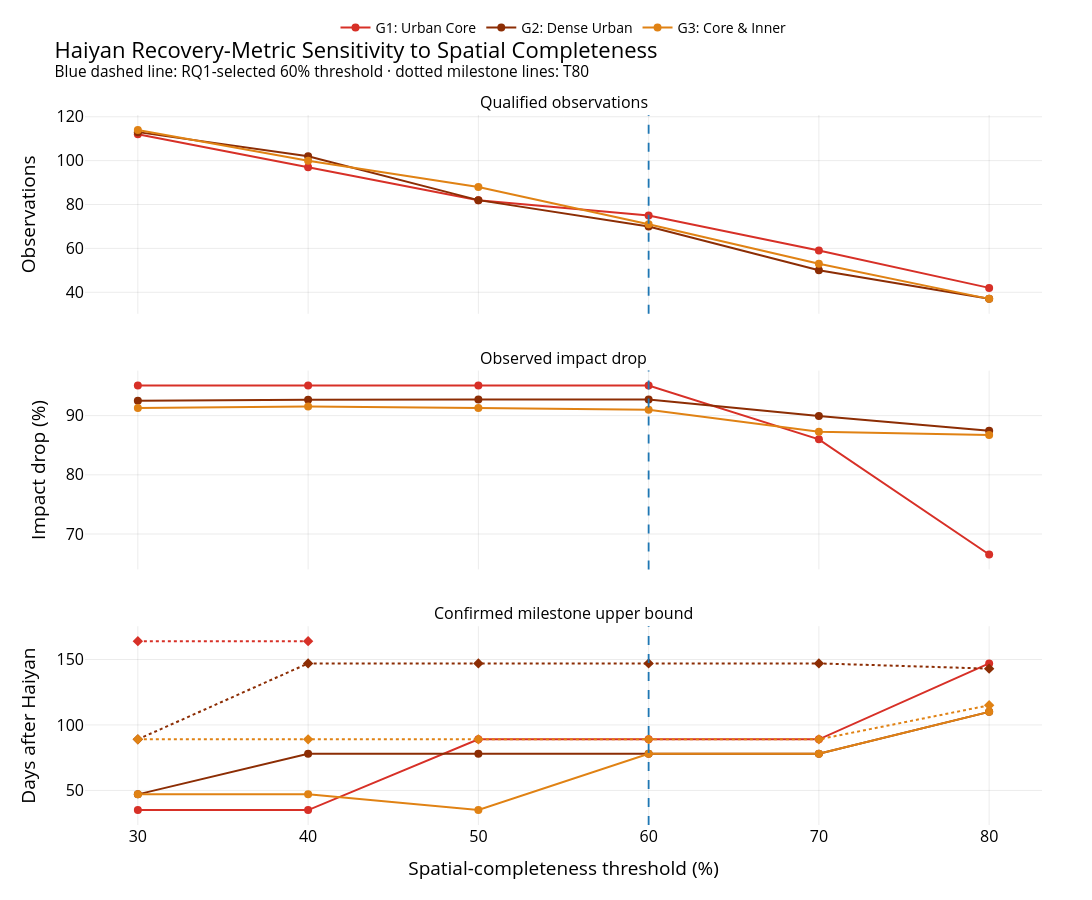

The code cell stored with this chart in its notebook:
### Code cell
fig_sensitivity = make_subplots(
    rows=3,
    cols=1,
    shared_xaxes=True,
    vertical_spacing=0.08,
    subplot_titles=(
        "Qualified observations",
        "Observed impact drop",
        "Confirmed milestone upper bound",
    ),
)

for group in GROUP_ORDER:
    meta = GROUP_META[group]

    sdf = sensitivity_df[
        sensitivity_df["Group"] == group
    ]

    fig_sensitivity.add_trace(
        go.Scatter(
            x=sdf["Threshold"],
            y=sdf["Assessment_observations"],
            mode="lines+markers",
            line=dict(
                color=meta["color"],
                width=2,
            ),
            marker=dict(size=8),
            name=(
                f"{meta['code']}: "
                f"{meta['label']}"
            ),
            legendgroup=meta["code"],
        ),
        row=1,
        col=1,
    )

    fig_sensitivity.add_trace(
        go.Scatter(
            x=sdf["Threshold"],
            y=sdf["Impact_drop_pct"],
            mode="lines+markers",
            line=dict(
                color=meta["color"],
                width=2,
            ),
            marker=dict(size=8),
            showlegend=False,
            legendgroup=meta["code"],
        ),
        row=2,
        col=1,
    )

    fig_sensitivity.add_trace(
        go.Scatter(
            x=sdf["Threshold"],
            y=sdf["T50_upper_days"],
            mode="lines+markers",
            line=dict(
                color=meta["color"],
                width=2,
            ),
            marker=dict(
                size=8,
                symbol="circle",
            ),
            name=f"{meta['code']} T50",
            showlegend=False,
        ),
        row=3,
        col=1,
    )

    fig_sensitivity.add_trace(
        go.Scatter(
            x=sdf["Threshold"],
            y=sdf["T80_upper_days"],
            mode="lines+markers",
            line=dict(
                color=meta["color"],
                width=2,
                dash="dot",
            ),
            marker=dict(
                size=8,
                symbol="diamond",
            ),
            name=f"{meta['code']} T80",
            showlegend=False,
        ),
        row=3,
        col=1,
    )

for row in [1, 2, 3]:
    fig_sensitivity.add_vline(
        x=VALID_THRESHOLD,
        line_dash="dash",
        line_color="#1f77b4",
        line_width=1.8,
        row=row,
        col=1,
    )

fig_sensitivity.update_layout(
    title=(
        "Haiyan Recovery-Metric Sensitivity "
        "to Spatial Completeness"
        "<br><sup>"
        "Blue dashed line: RQ1-selected 60% threshold · "
        "dotted milestone lines: T80"
        "</sup>"
    )
)

fig_sensitivity.update_yaxes(
    title_text="Observations",
    row=1,
    col=1,
)

fig_sensitivity.update_yaxes(
    title_text="Impact drop (%)",
    row=2,
    col=1,
)

fig_sensitivity.update_yaxes(
    title_text="Days after Haiyan",
    row=3,
    col=1,
)

fig_sensitivity.update_xaxes(
    title_text=(
        "Spatial-completeness threshold (%)"
    ),
    row=3,
    col=1,
)

apply_figure_style(
    fig_sensitivity,
    width=1300,
    height=900,
    top=115,
)

fig_sensitivity.show()

export_figure(
    fig_sensitivity,
    OUTPUT_SUPP_FIG_DIR
    / "fig_07_haiyan_threshold_sensitivity_g1_g3",
)

### Figure 1 — Plotly figure (JSON) as saved in the notebook; plotly's stock layout.template omitted (floating-point values rounded to 4 significant figures)
{"data": [{"legendgroup": "G1", "line": {"color": "#d73027", "width": 2}, "marker": {"size": 8}, "mode": "lines+markers", "name": "G1: Urban Core", "type": "scatter", "x": [30, 40, 50, 60, 70, 80], "xaxis": "x", "y": [112, 97, 82, 75, 59, 42], "yaxis": "y"}, {"legendgroup": "G1", "line": {"color": "#d73027", "width": 2}, "marker": {"size": 8}, "mode": "lines+markers", "showlegend": false, "type": "scatter", "x": [30, 40, 50, 60, 70, 80], "xaxis": "x2", "y": [95.09, 95.09, 95.09, 95.09, 86.0, 66.54], "yaxis": "y2"}, {"line": {"color": "#d73027", "width": 2}, "marker": {"size": 8, "symbol": "circle"}, "mode": "lines+markers", "name": "G1 T50", "showlegend": false, "type": "scatter", "x": [30, 40, 50, 60, 70, 80], "xaxis": "x3", "y": [35, 35, 89, 89, 89, 147], "yaxis": "y3"}, {"line": {"color": "#d73027", "dash": "dot", "width": 2}, "marker": {"size": 8, "symbol": "diamond"}, "mode": "lines+markers", "name": "G1 T80", "showlegend": false, "type": "scatter", "x": [30, 40, 50, 60, 70, 80], "xaxis": "x3", "y": [164.0, 164.0, NaN, NaN, NaN, NaN], "yaxis": "y3"}, {"legendgroup": "G2", "line": {"color": "#8c2d04", "width": 2}, "marker": {"size": 8}, "mode": "lines+markers", "name": "G2: Dense Urban", "type": "scatter", "x": [30, 40, 50, 60, 70, 80], "xaxis": "x", "y": [113, 102, 82, 70, 50, 37], "yaxis": "y"}, {"legendgroup": "G2", "line": {"color": "#8c2d04", "width": 2}, "marker": {"size": 8}, "mode": "lines+markers", "showlegend": false, "type": "scatter", "x": [30, 40, 50, 60, 70, 80], "xaxis": "x2", "y": [92.54, 92.69, 92.71, 92.71, 89.95, 87.46], "yaxis": "y2"}, {"line": {"color": "#8c2d04", "width": 2}, "marker": {"size": 8, "symbol": "circle"}, "mode": "lines+markers", "name": "G2 T50", "showlegend": false, "type": "scatter", "x": [30, 40, 50, 60, 70, 80], "xaxis": "x3", "y": [47, 78, 78, 78, 78, 110], "yaxis": "y3"}, {"line": {"color": "#8c2d04", "dash": "dot", "width": 2}, "marker": {"size": 8, "symbol": "diamond"}, "mode": "lines+markers", "name": "G2 T80", "showlegend": false, "type": "scatter", "x": [30, 40, 50, 60, 70, 80], "xaxis": "x3", "y": [89.0, 147.0, 147.0, 147.0, 147.0, 143.0], "yaxis": "y3"}, {"legendgroup": "G3", "line": {"color": "#e08214", "width": 2}, "marker": {"size": 8}, "mode": "lines+markers", "name": "G3: Core & Inner", "type": "scatter", "x": [30, 40, 50, 60, 70, 80], "xaxis": "x", "y": [114, 100, 88, 71, 53, 37], "yaxis": "y"}, {"legendgroup": "G3", "line": {"color": "#e08214", "width": 2}, "marker": {"size": 8}, "mode": "lines+markers", "showlegend": false, "type": "scatter", "x": [30, 40, 50, 60, 70, 80], "xaxis": "x2", "y": [91.28, 91.55, 91.28, 90.99, 87.28, 86.74], "yaxis": "y2"}, {"line": {"color": "#e08214", "width": 2}, "marker": {"size": 8, "symbol": "circle"}, "mode": "lines+markers", "name": "G3 T50", "showlegend": false, "type": "scatter", "x": [30, 40, 50, 60, 70, 80], "xaxis": "x3", "y": [47, 47, 35, 78, 78, 110], "yaxis": "y3"}, {"line": {"color": "#e08214", "dash": "dot", "width": 2}, "marker": {"size": 8, "symbol": "diamond"}, "mode": "lines+markers", "name": "G3 T80", "showlegend": false, "type": "scatter", "x": [30, 40, 50, 60, 70, 80], "xaxis": "x3", "y": [89.0, 89.0, 89.0, 89.0, 89.0, 115.0], "yaxis": "y3"}], "layout": {"annotations": [{"font": {"size": 16}, "showarrow": false, "text": "Qualified observations", "x": 0.5, "xanchor": "center", "xref": "paper", "y": 1, "yanchor": "bottom", "yref": "paper"}, {"font": {"size": 16}, "showarrow": false, "text": "Observed impact drop", "x": 0.5, "xanchor": "center", "xref": "paper", "y": 0.64, "yanchor": "bottom", "yref": "paper"}, {"font": {"size": 16}, "showarrow": false, "text": "Confirmed milestone upper bound", "x": 0.5, "xanchor": "center", "xref": "paper", "y": 0.28, "yanchor": "bottom", "yref": "paper"}], "font": {"color": "black", "size": 16}, "height": 900, "legend": {"font": {"size": 14}, "orientation": "h", "x": 0.5, "xanchor": "center", "y": 1.1, "yanchor": "bottom"}, "margin": {"b": 75, "l": 85, "r": 50, "t": 115}, "paper_bgcolor": "rgba(0,0,0,0)", "plot_bgcolor": "white", "shapes": [{"line": {"color": "#1f77b4", "dash": "dash", "width": 1.8}, "type": "line", "x0": 60, "x1": 60, "xref": "x", "y0": 0, "y1": 1, "yref": "y domain"}, {"line": {"color": "#1f77b4", "dash": "dash", "width": 1.8}, "type": "line", "x0": 60, "x1": 60, "xref": "x2", "y0": 0, "y1": 1, "yref": "y2 domain"}, {"line": {"color": "#1f77b4", "dash": "dash", "width": 1.8}, "type": "line", "x0": 60, "x1": 60, "xref": "x3", "y0": 0, "y1": 1, "yref": "y3 domain"}], "title": {"text": "Haiyan Recovery-Metric Sensitivity to Spatial Completeness<br><sup>Blue dashed line: RQ1-selected 60% threshold · dotted milestone lines: T80</sup>"}, "width": 1300, "xaxis": {"anchor": "y", "domain": [0, 1], "gridcolor": "rgba(0,0,0,0.08)", "matches": "x3", "showgrid": true, "showticklabels": false, "zeroline": false}, "xaxis2": {"anchor": "y2", "domain": [0, 1], "gridcolor": "rgba(0,0,0,0.08)", "matches": "x3", "showgrid": true, "showticklabels": false, "zeroline": false}, "xaxis3": {"anchor": "y3", "domain": [0, 1], "gridcolor": "rgba(0,0,0,0.08)", "showgrid": true, "title": {"text": "Spatial-completeness threshold (%)"}, "zeroline": false}, "yaxis": {"anchor": "x", "domain": [0.72, 1], "gridcolor": "rgba(0,0,0,0.08)", "showgrid": true, "title": {"text": "Observations"}, "zeroline": false}, "yaxis2": {"anchor": "x2", "domain": [0.36, 0.64], "gridcolor": "rgba(0,0,0,0.08)", "showgrid": true, "title": {"text": "Impact drop (%)"}, "zeroline": false}, "yaxis3": {"anchor": "x3", "domain": [0, 0.28], "gridcolor": "rgba(0,0,0,0.08)", "showgrid": true, "title": {"text": "Days after Haiyan"}, "zeroline": false}}}
